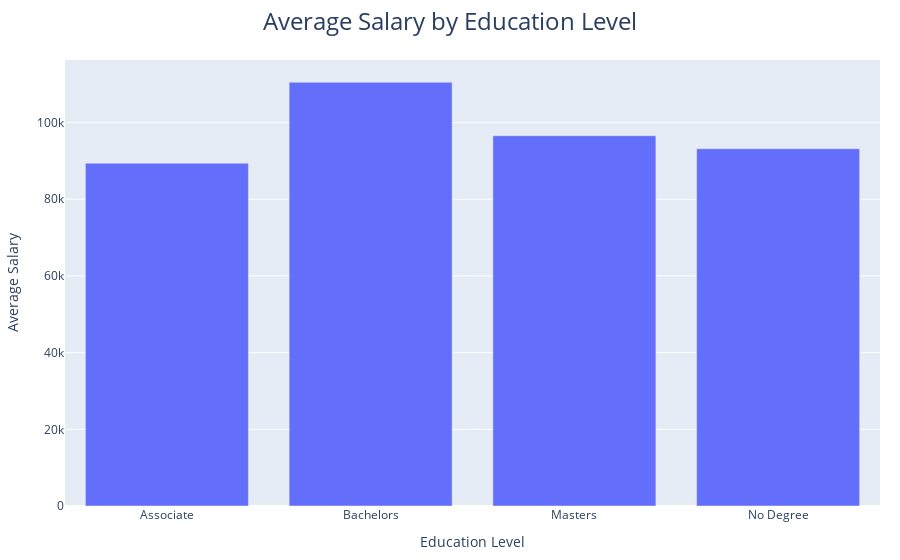

Here is the notebook cell this chart was saved with:
### Markdown cell above
## Salary Analysis

### Code cell
import plotly.express as px
avg_salary_by_education = df2023.groupby('EdLevel')['SalaryUSD'].mean().reset_index()
fig_bar = px.bar(avg_salary_by_education, x='EdLevel', y='SalaryUSD', 
                  title="Average Salary by Education Level",
                  labels={'SalaryUSD': 'Average Salary', 'EdLevel': 'Education Level'})
fig_bar.update_layout(title_x=0.5, title_font=dict(size=24), margin=dict(t=60, b=20, l=20, r=20))

### Figure 1 — Plotly figure (JSON) as saved in the notebook; plotly's stock layout.template omitted (floating-point values rounded to 4 significant figures)
{"data": [{"alignmentgroup": "True", "hovertemplate": "Education Level=%{x}<br>Average Salary=%{y}<extra></extra>", "legendgroup": "", "marker": {"color": "#636efa", "pattern": {"shape": ""}}, "name": "", "offsetgroup": "", "orientation": "v", "showlegend": false, "textposition": "auto", "type": "bar", "x": ["Associate", "Bachelors", "Masters", "No Degree"], "xaxis": "x", "y": [89410.0, 110500.0, 96570.0, 93170.0], "yaxis": "y"}], "layout": {"barmode": "relative", "legend": {"tracegroupgap": 0}, "margin": {"b": 20, "l": 20, "r": 20, "t": 60}, "title": {"font": {"size": 24}, "text": "Average Salary by Education Level", "x": 0.5}, "xaxis": {"anchor": "y", "domain": [0, 1], "title": {"text": "Education Level"}}, "yaxis": {"anchor": "x", "domain": [0, 1], "title": {"text": "Average Salary"}}}}
